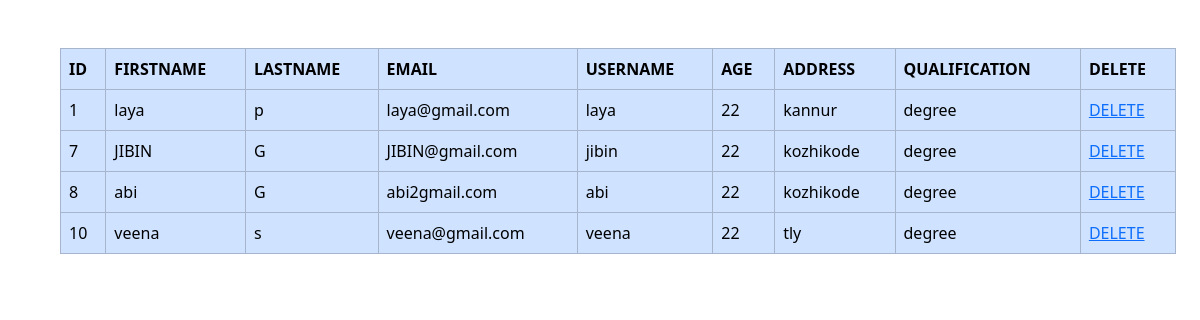
Screenshot of /viewtecher with the database file from the repository.
### collegeapp/models.py (models this page shows)
class Teacher(models.Model):
    depid=models.ForeignKey(Department,on_delete=models.CASCADE)
    tid=models.ForeignKey(User,on_delete=models.CASCADE)
    Age=models.IntegerField()
    Address=models.CharField(max_length=100)
    Qualification=models.CharField(max_length=100)

class User(AbstractUser):
    usertype=models.CharField(max_length=50)

### collegeapp/views.py (the view)
# urls.py: path('viewtecher',views.viewteacher,name='viewteacher'),
def viewteacher(request):
    x=Teacher.objects.all()
    return render(request,'viewteacher.html',{'x1':x})

### collegeapp/templates/viewteacher.html (shortened to what this page needs)
<!DOCTYPE html>
<html lang="en">
<head>
    <link href="https://cdn.jsdelivr.net/npm/bootstrap@5.3.3/dist/css/bootstrap.min.css" rel="stylesheet">
</head>
<body>
    <div class="container m-5">
    <table class="table table-bordered table-primary">
        <tr>
            <th>ID</th>
            <th>FIRSTNAME</th>
            <th>LASTNAME</th>
            <th>EMAIL</th>
            <th>USERNAME</th>
            <th>AGE</th>
            <th>ADDRESS</th>
            <th>QUALIFICATION</th>
            <th>DELETE</th>
        </tr>
        {% for i in x1 %}
        <tr>
            <td>{{i.id}}</td>
            <td>{{i.tid.first_name}}</td>
            <td>{{i.tid.last_name}}</td>
            <td>{{i.tid.email}}</td>
            <td>{{i.tid.username}}</td>
            <td>{{i.Age}}</td>
            <td>{{i.Address}}</td>
            <td>{{i.Qualification}}</td>
            <td><a href="deleteteacher/{{i.tid_id}}">DELETE</a></td>
        </tr>
        {% endfor %}
    </table>
    </div>
</body>
</html>

### rows the page displays
Teacher: id "1", tid.first_name "laya", tid.last_name "p", tid.email "laya@gmail.com", tid.username "laya", Age "22", Address "kannur", Qualification "degree"
Teacher: id "7", tid.first_name "JIBIN", tid.last_name "G", tid.email "JIBIN@gmail.com", tid.username "jibin", Age "22", Address "kozhikode", Qualification "degree"
Teacher: id "8", tid.first_name "abi", tid.last_name "G", tid.email "abi2gmail.com", tid.username "abi", Age "22", Address "kozhikode", Qualification "degree"
Teacher: id "10", tid.first_name "veena", tid.last_name "s", tid.email "veena@gmail.com", tid.username "veena", Age "22", Address "tly", Qualification "degree"
